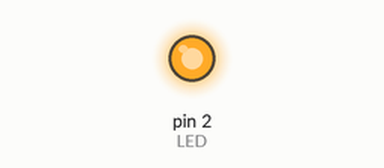
Simulated run of this sketch. Board: Arduino Uno, built with avr-gcc and run on an emulated ATmega328P. Shown: output pins drawn as LEDs (lit = HIGH).

Above: at 0.11 s.
At 1.8 s:
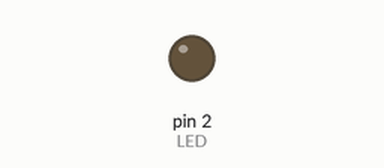
Timing chart, 0 to 4.8 s (numbered marks = the images above):
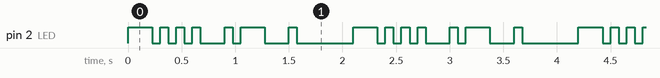

The sketch:

bae_morse_code.ino
```cpp
// (licence header left out)
#include <string.h>

#define SHORT 75
#define LONG  3*SHORT
#define LED 2

void sendMorseCode(char *code, int size, int pin);
void dash(int state, int pin);
void dot(int state, int pin);

void setup()
{
    pinMode(LED, OUTPUT);
}

void loop()
{
    char *code = "-...,.-,. ";
    sendMorseCode(code, strlen(code), LED);
}

void dash(int state, int pin)
{
    if (state) {
        digitalWrite(pin, HIGH);
        delay(LONG);
        digitalWrite(pin, LOW);
    } else {
        digitalWrite(pin, LOW);
        delay(LONG);
    }
}

void dot(int state, int pin)
{
    if (state) {
        digitalWrite(pin, HIGH);
        delay(SHORT);
        digitalWrite(pin, LOW);
    } else {
        digitalWrite(pin, LOW);
        delay(SHORT);
    }
}

void sendMorseCode(char *code, int size, int pin)
{
    int i;
    for (i = 0; i <= size; i++)
    {
        if (code[i] == '-') {
            dash(1, pin);
            dot(0, pin);
        } else if (code[i] == '.') {
            dot(1, pin);
            dot(0, pin);
        } else if (code[i] == ',') {
            dot(0, pin);
            dot(0, pin);
        } else if(code[i] == ' ') {
            dash(0, pin);
            dash(0, pin);
        }
    }
}
```

Measured:
- by itself, pin 2 (LED): repeats every 2.1 s: 3 × (LOW 0.08 s, HIGH 0.08 s), LOW 0.23 s, HIGH 0.08 s, LOW 0.08 s, HIGH 0.23 s, LOW 0.23 s, HIGH 0.08 s, LOW 0.53 s, HIGH 0.23 s
- by itself, everything shown: repeats every 2.1 s, in 14 steps
